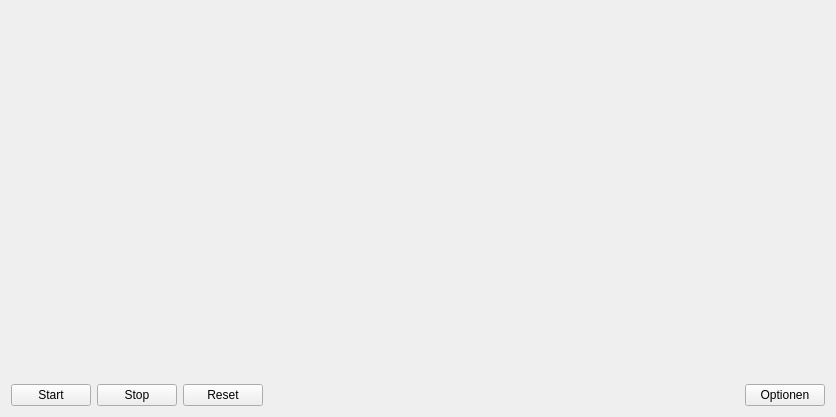
<?xml version="1.0" encoding="UTF-8"?>
<ui version="4.0">
 <class>animation_widget</class>
 <widget class="QWidget" name="animation_widget">
  <property name="geometry">
   <rect>
    <x>0</x>
    <y>0</y>
    <width>836</width>
    <height>417</height>
   </rect>
  </property>
  <property name="windowTitle">
   <string>Form</string>
  </property>
  <layout class="QVBoxLayout" name="verticalLayout">
   <item>
    <layout class="QGridLayout" name="toolbar_layout"/>
   </item>
   <item>
    <widget class="AnimationCanvasWidget" name="canvas_widget" native="true">
     <property name="sizePolicy">
      <sizepolicy hsizetype="Expanding" vsizetype="Expanding">
       <horstretch>0</horstretch>
       <verstretch>0</verstretch>
      </sizepolicy>
     </property>
    </widget>
   </item>
   <item>
    <layout class="QHBoxLayout" name="horizontalLayout">
     <item>
      <widget class="QPushButton" name="start_pushButton">
       <property name="text">
        <string>Start</string>
       </property>
      </widget>
     </item>
     <item>
      <widget class="QPushButton" name="stop_pushButton">
       <property name="text">
        <string>Stop</string>
       </property>
      </widget>
     </item>
     <item>
      <widget class="QPushButton" name="reset_pushButton">
       <property name="text">
        <string>Reset</string>
       </property>
      </widget>
     </item>
     <item>
      <spacer name="horizontalSpacer">
       <property name="orientation">
        <enum>Qt::Horizontal</enum>
       </property>
       <property name="sizeHint" stdset="0">
        <size>
         <width>40</width>
         <height>20</height>
        </size>
       </property>
      </spacer>
     </item>
     <item>
      <widget class="QPushButton" name="option_pushButton">
       <property name="text">
        <string>Optionen</string>
       </property>
      </widget>
     </item>
    </layout>
   </item>
  </layout>
 </widget>
 <customwidgets>
  <customwidget>
   <class>AnimationCanvasWidget</class>
   <extends>QWidget</extends>
   <header>canvas</header>
   <container>1</container>
  </customwidget>
 </customwidgets>
 <resources/>
 <connections/>
</ui>
